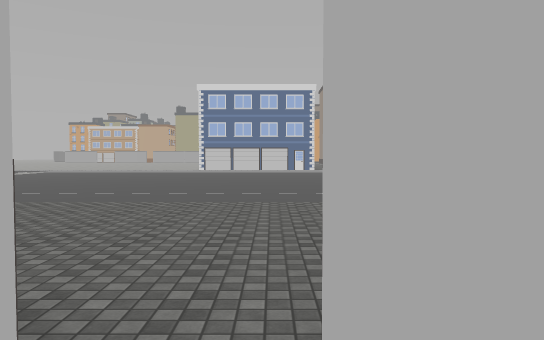
View 1 (above)

24 first-person views from a walk through a 3-D level made in the Unity game engine. The camera is 1.5 m above the floor, tilts 2° down and sees 70° across. Doors are open. The floor is counted in squares, 2 m on a side. Each view is taken from the middle of a square. On the plan, view 1 faces up. The plan holds only what a view shows up to about 12 squares ahead; the rest is blank. The place goes on beyond the plan. The player is left out. Some surface patterns are stand-ins.

View 2
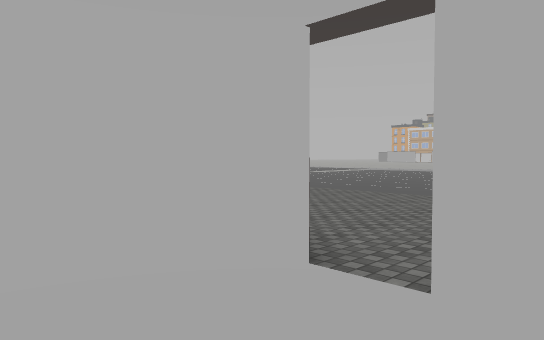

View 3
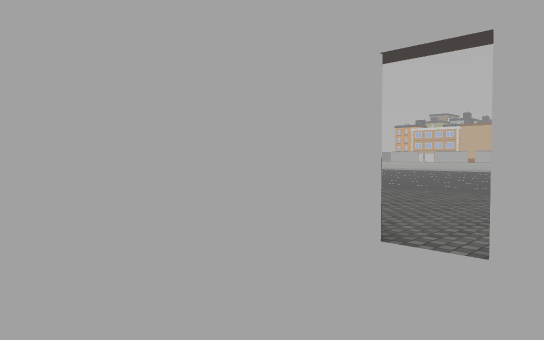

View 4
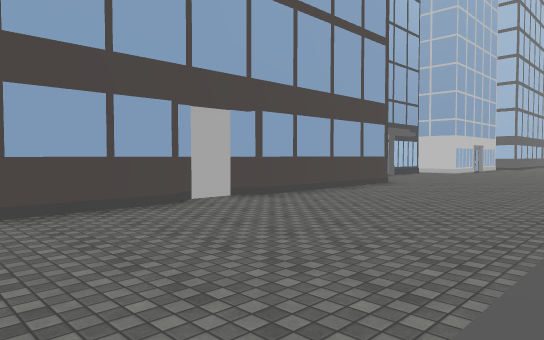

View 5
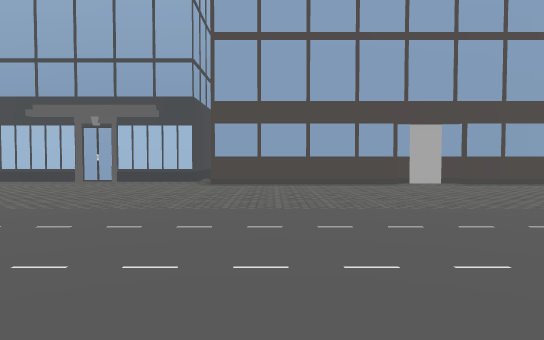

View 6
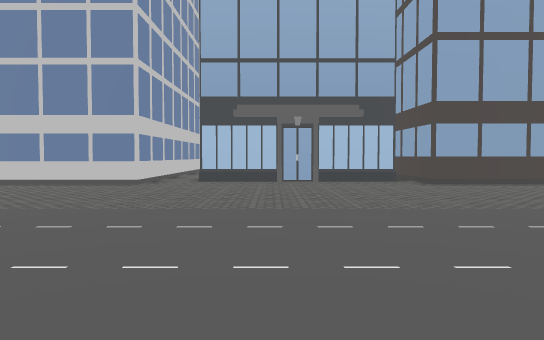

View 7
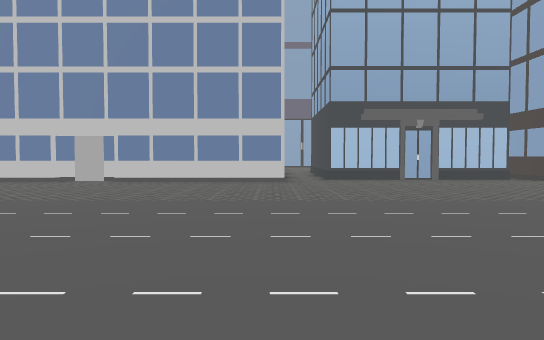

View 8
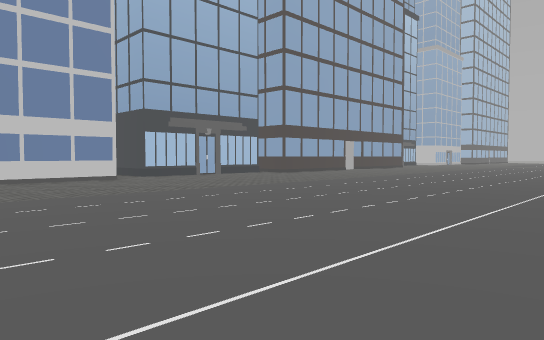

View 9
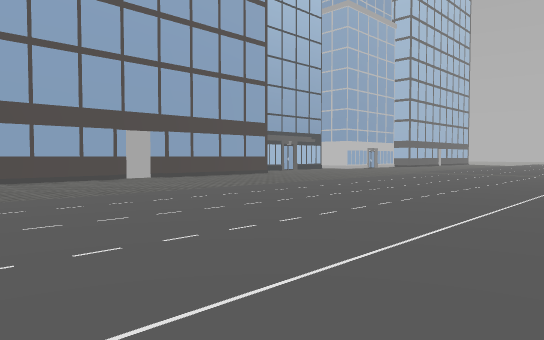

View 10
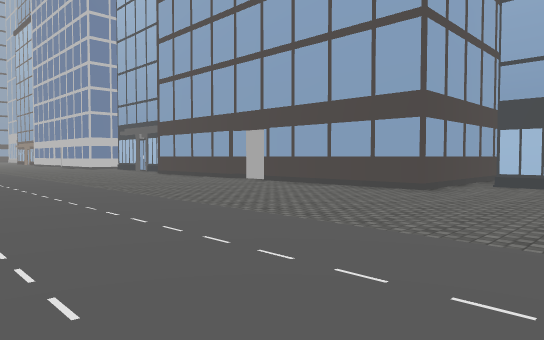

View 11
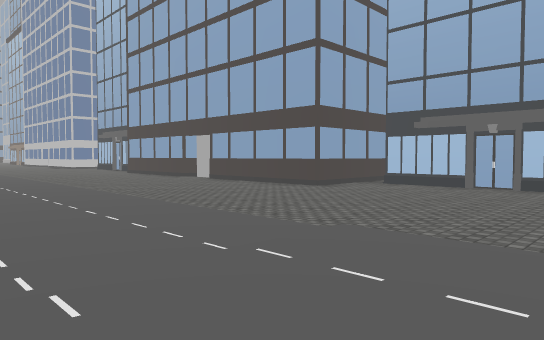

View 12
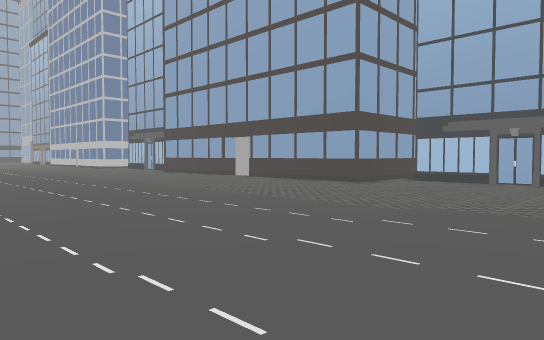

View 13
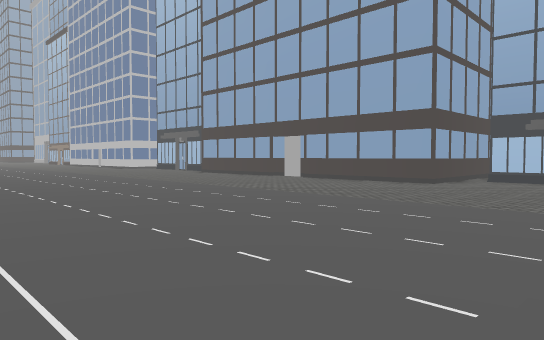

View 14
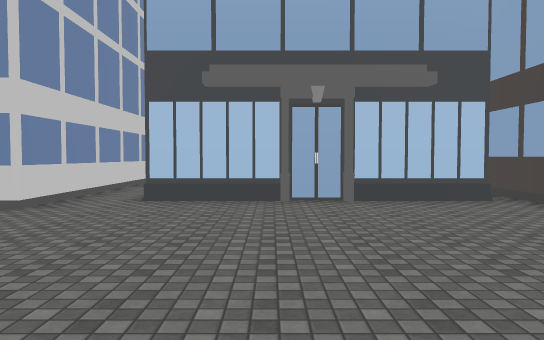

View 15
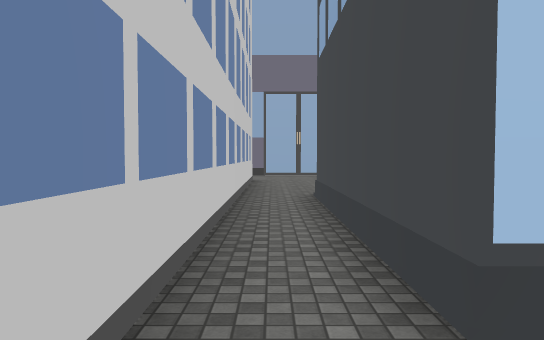

View 16
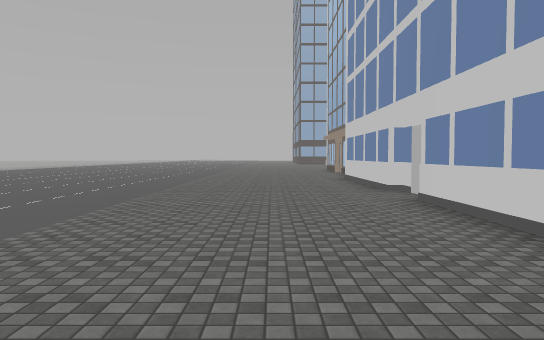

View 17
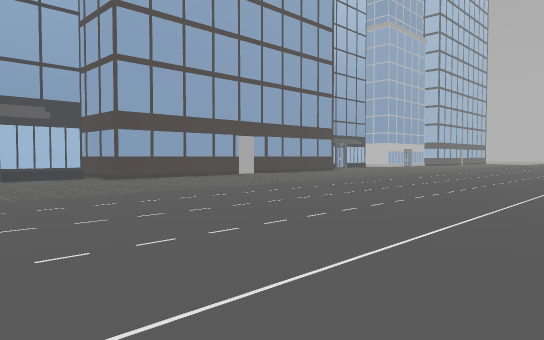

View 18
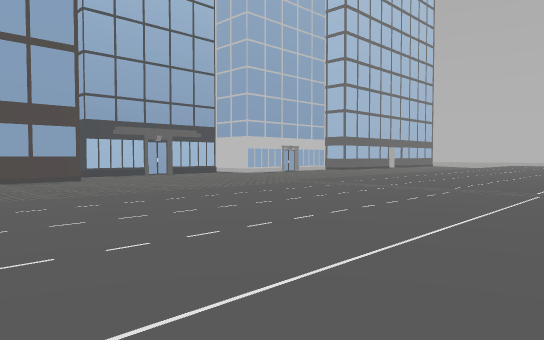

View 19
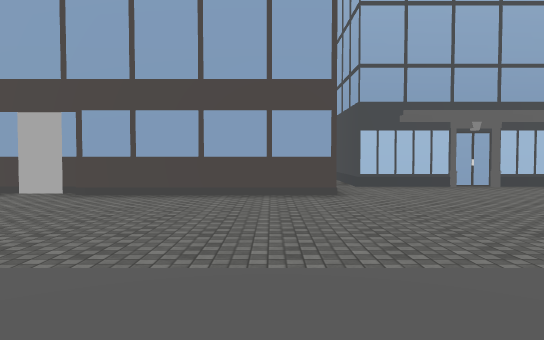

View 20
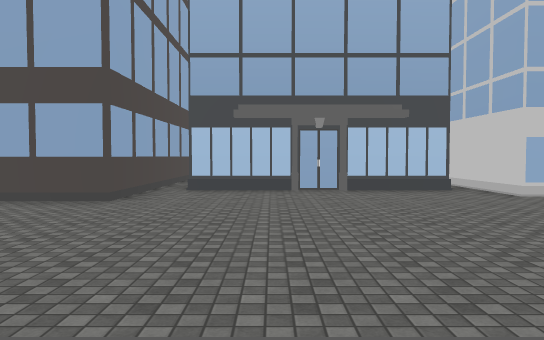

View 21
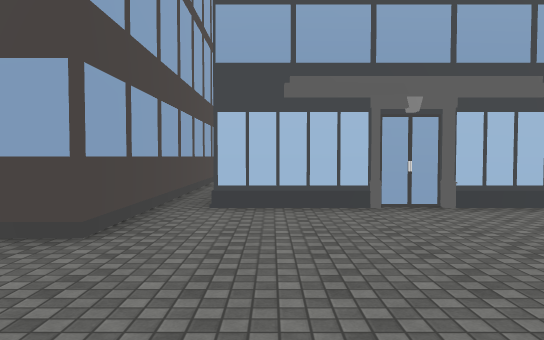

View 22
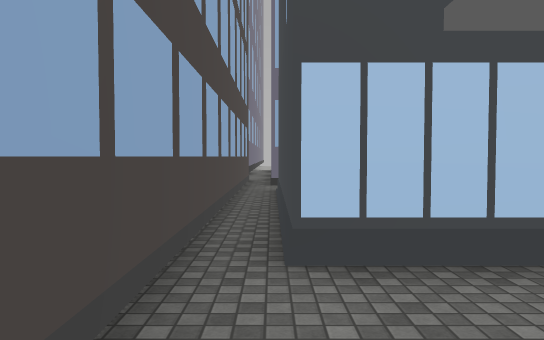

View 23
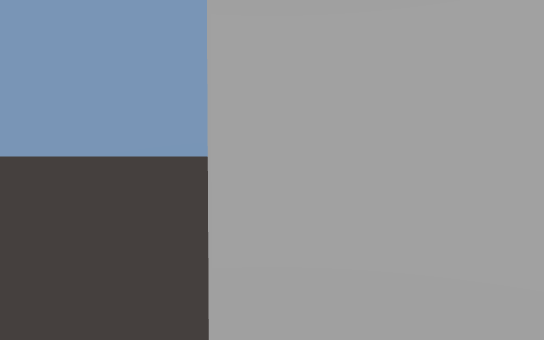

View 24
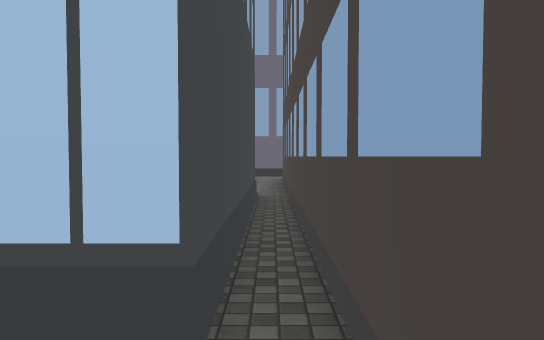

### Floor plan
Key: @ floor where view 1 was taken; # wall or solid block; . floor; D open door; H house.
Columns run from 13 left of view 1 to 20 right of it. Each row starts with its distance up from view 1.
 14         .. .    .. . .. .    .. .
 13   ..............................
 12 .................................
 11 .................................
 10 ..................................
  9 ..................................
  8 ..................................
  7 ..................................
  6  .................................
  5  .................................
  4  .................................
  3 ..................................
  2 ..................................
  1 .......#####DD#####........#####DD
  0 .......#  #..@.   #.##HH##.#
 -1 ##H###.#  #....   #.     #.#
 -2       .#  #....#  #.     #.#
 -3       .#  ######  #.     #.#
 -4       .#          #.     #.#
 -5       .#          #.     #.#
 -6       .#          #.     ..#
 -7       .#          #.     ..#
 -8       ##          #.     ..#
 -9                   #.     ..#
-10                          ..#

Positions as (right, up) in squares from view 1, and headings:
1: (0, 0), facing up
2: (1, -1), facing up-left
3: (1, -2), facing up-left
4: (4, 7), facing down-left
5: (4, 12), facing down
6: (10, 12), facing down
7: (14, 13), facing down
8: (19, 14), facing down-left
9: (6, 14), facing down-left
10: (-10, 10), facing down-right
11: (-13, 10), facing down-right
12: (-13, 12), facing down-right
13: (-11, 13), facing down-right
14: (10, 7), facing down
15: (13, 2), facing down
16: (12, 4), facing right
17: (11, 14), facing down-left
18: (-2, 14), facing down-left
19: (-5, 9), facing down
20: (-9, 8), facing down
21: (-8, 5), facing down
22: (-7, 2), facing down
23: (0, 2), facing down
24: (6, 2), facing down
